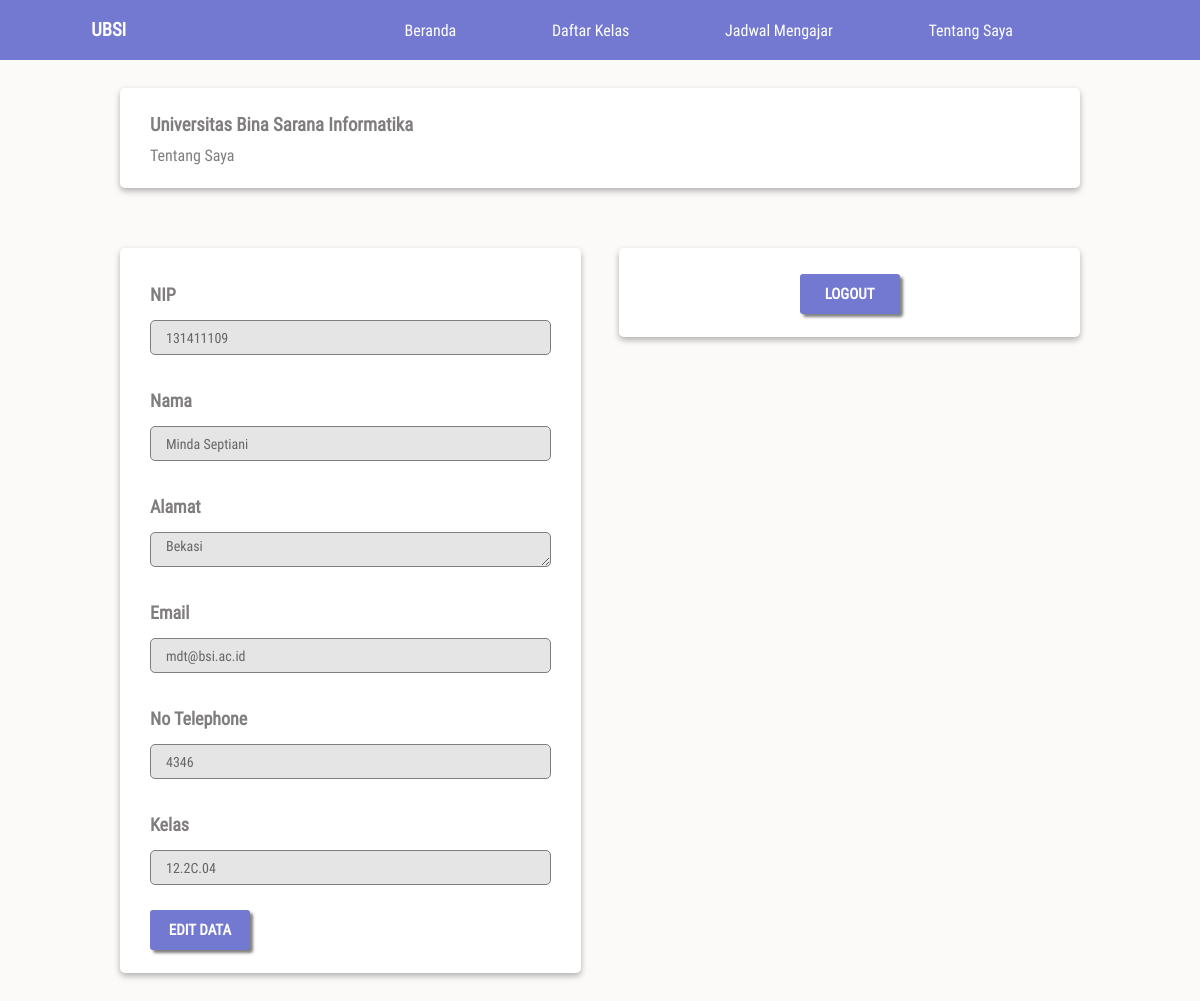
The page /views/dosen/tentang-saya.php (signed in) on the database its author committed.
### tables this page shows
CREATE TABLE `dosen` (
  `idDosen` char(15) NOT NULL,
  `NIP` char(20) NOT NULL,
  `password` varchar(25) NOT NULL,
  `nama` varchar(25) NOT NULL,
  `alamat` varchar(100) NOT NULL,
  `email` varchar(50) NOT NULL,
  `noTelepon` char(15) NOT NULL,
  `idKelas` char(15) DEFAULT NULL,
  `keterangan` varchar(10) NOT NULL DEFAULT 'dosen',
  PRIMARY KEY (`idDosen`),
  KEY `dosen_ibfk_2` (`idKelas`),
  CONSTRAINT `dosen_ibfk_2` FOREIGN KEY (`idKelas`) REFERENCES `kelas` (`idKelas`) ON DELETE CASCADE ON UPDATE CASCADE
);

CREATE TABLE `kelas` (
  `idKelas` char(15) NOT NULL,
  `namaKelas` varchar(50) NOT NULL,
  PRIMARY KEY (`idKelas`)
);

### views/dosen/tentang-saya.php (the view, shortened to what this page needs)
<?php
include('../../component/koneksi.php');
include('../umum/menu.php');
$id = $_SESSION['id'];
$ambilData = mysqli_fetch_array(mysqli_query($kon, "SELECT * FROM dosen INNER JOIN kelas ON dosen.idKelas = kelas.idKelas WHERE NIP = '$id'"));
$nip = $ambilData['NIP'];
$nama = $ambilData['nama'];
$alamat = $ambilData['alamat'];
$email = $ambilData['email'];
$notel = $ambilData['noTelepon'];
$kelas = $ambilData['namaKelas'];
$idDOsen = $ambilData['idDosen'];
?>
<!DOCTYPE html>
<html lang="en">
<head>
  <link rel="stylesheet" href="../../public/css/style.css">
</head>
<body>
  <nav>
    <h3 class="logo">ubsi</h3>
      <?= $menu; ?>
  </nav>
  <div class="container top-28">
    <div class="card">
      <div class="card-body">
        <h3>Universitas Bina Sarana Informatika</h3>
        <p>Tentang Saya</p>
      </div>
    </div>
    <div class="row">
      <div class="col">
        <div class="card">
          <div class="card-body">
            <form method="POST" action="">
              <label for="nip">NIP</label>
              <input type="text" name="nip" id="nip" class="form-control" value='<?= $nip; ?>' readonly>
              <label for="nama">Nama</label>
              <input type="text" name="nama" id="nama" class="form-control" value='<?= $nama; ?>' readonly>
              <label for="alamat">Alamat</label>
              <textarea name="alamat" id="alamat" class="form-control" readonly><?= $alamat; ?></textarea>
              <label for="email">Email</label>
              <input type="email" name="email" id="email" class="form-control" value='<?= $email; ?>' readonly>
              <label for="notel">No Telephone</label>
              <input type="text" name="notel" id="notel" class="form-control" value='<?= $notel; ?>' readonly>
              <label for="kelas">Kelas</label>
              <input type="text" name="kelas" id="kelas" class="form-control" value='<?= $kelas; ?>' readonly>
            </form>
            <a href="edit-data_diri.php?id=<?= $idDOsen; ?>" class="btn">Edit Data</a>
          </div>
        </div>
      </div>
      <div class="col">
        <div class="card">
          <div class="card-body">
            <a href="../../component/logout.php" class="btn center">logout</a>
          </div>
        </div>
      </div>
    </div>
  </div>
</body>
</html>

### public/css/style.css (style rules this page uses)
* { padding: 0; margin: 0; font-family: 'roboto', serif; }
body { background-color: #FCF9F9; color: #807D7D; }
.container { width: 80%; margin: 10px auto; }
.top-28 { margin-top: 28px; }
.center { text-align: center; }
.btn { width: 100px; height: 40px; display: flex; font-size: 15px; justify-content: center; align-items: center; background-color: #7379D1; text-transform: uppercase; text-decoration: none; border-radius: 3px; font-weight: 900; outline: none; border: 0; color: #FFFFFF; -webkit-border-radius: 3px; -moz-border-radius: 3px; -ms-border-radius: 3px; -o-border-radius: 3px; box-shadow: 3px 3px 3px rgba(0, 0, 0, .5); cursor: pointer; }
nav { height: 60px; background-color: #7379D1; display: flex; justify-content: space-around; align-items: center; color: #fff; }
nav .logo { text-transform: uppercase; font-weight: bolder; }
input:read-only, textarea:read-only { background: rgba(0, 0, 0, 0.1); color: #666; }
form { display: flex; flex-direction: column; }
form label { font-size: 18px; font-weight: 900; color: #807D7D; margin-top: 10px; margin-bottom: 15px; }
.form-control { width: 400px; height: 35px; box-sizing: border-box; padding: 5px 15px; background: none; border: 1px solid #807D7D; border-radius: 5px; outline: none; color: #807D7D; margin-bottom: 25px; font-size: 14px; -webkit-border-radius: 5px; -moz-border-radius: 5px; -ms-border-radius: 5px; -o-border-radius: 5px; }
.card { background-color: #fff; box-shadow: 0 3px 6px rgba(0, 0, 0, .3); border-radius: 5px; -webkit-border-radius: 5px; -moz-border-radius: 5px; -ms-border-radius: 5px; -o-border-radius: 5px; margin-bottom: 60px; }
.card-body { padding: 26px 30px 23px 30px; }
.card-body h3 { margin-bottom: 10px; }
.row { width: 100%; display: flex; justify-content: space-between; flex-wrap: wrap; }
.col { width: 48%; }
.card-body a.center { margin: auto; }
.card-body .form-control { width: 100%; }

### rows shown on the page
dosen: nip "131411109", nama "Minda Septiani", alamat "Bekasi", email "mdt@bsi.ac.id", notel "4346", kelas "12.2C.04"
